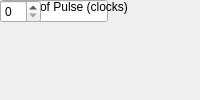
<?xml version="1.0" encoding="UTF-8"?>
<ui version="4.0">
 <class>MainWindow</class>
 <widget class="QMainWindow" name="MainWindow">
  <property name="windowTitle"><string>Pulse Extend</string></property>
  <widget class="QWidget" name="centralwidget">
   <!-- NOTE: this is a simplified structural mirror of the generated
        <module>_ui.py, not a full round-trip Designer file. Regenerate
        both from the same spec if you need to edit layout by hand. -->
       <widget class="QLabel" name="label_name">
     <property name="text"><string>Block name</string></property>
    </widget>
       <widget class="QLineEdit" name="name"/>
       <widget class="QLabel" name="label_length">
     <property name="text"><string>Length of Pulse (clocks)</string></property>
    </widget>
       <widget class="QSpinBox" name="length"/>
  </widget>
 </widget>
 <resources/>
 <connections/>
</ui>
